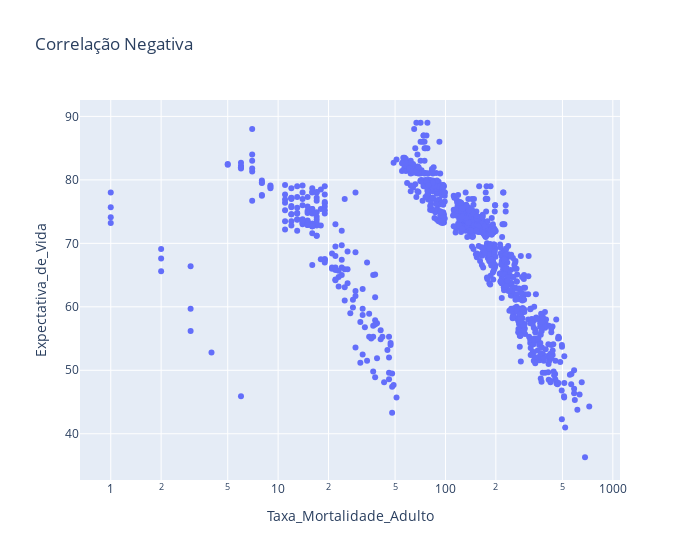

Notebook source saved alongside this figure:
### Code cell
df_sample = df.sample(n=1000)
fig  = px.scatter(df_sample, x='Taxa_Mortalidade_Adulto', y = 'Expectativa_de_Vida', log_x = True, width = 700,hover_name = "PaIs",title='Correlação Negativa')
fig

### Figure 1 — Plotly figure (JSON) as saved in the notebook; plotly's stock layout.template omitted (floating-point values rounded to 4 significant figures; data arrays with more than 128 entries replaced by an {"elided": "..."} marker saying what was removed)
{"data": [{"hovertemplate": "<b>%{hovertext}</b><br><br>Taxa_Mortalidade_Adulto=%{x}<br>Expectativa_de_Vida=%{y}<extra></extra>", "hovertext": {"elided": "1000 str values"}, "legendgroup": "", "marker": {"color": "#636efa", "symbol": "circle"}, "mode": "markers", "name": "", "orientation": "v", "showlegend": false, "type": "scatter", "x": {"elided": "1000 int values"}, "xaxis": "x", "y": {"elided": "1000 float values"}, "yaxis": "y"}], "layout": {"legend": {"tracegroupgap": 0}, "title": {"text": "Correlação Negativa"}, "width": 700, "xaxis": {"anchor": "y", "domain": [0, 1], "title": {"text": "Taxa_Mortalidade_Adulto"}, "type": "log"}, "yaxis": {"anchor": "x", "domain": [0, 1], "title": {"text": "Expectativa_de_Vida"}}}}
